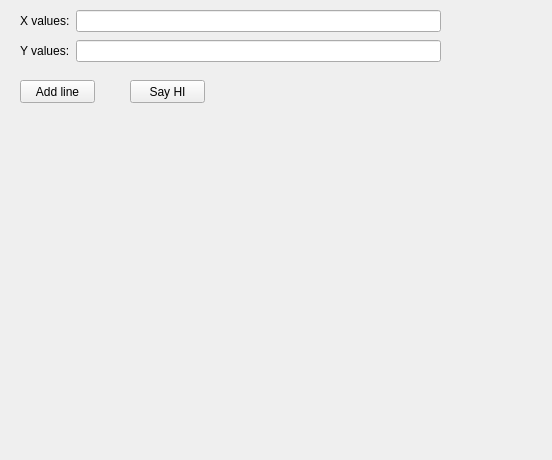
<?xml version="1.0" encoding="UTF-8"?>
<ui version="4.0">
 <class>MainWindow</class>
 <widget class="QMainWindow" name="MainWindow">
  <property name="geometry">
   <rect>
    <x>0</x>
    <y>0</y>
    <width>552</width>
    <height>460</height>
   </rect>
  </property>
  <property name="windowTitle">
   <string>MainWindow</string>
  </property>
  <widget class="QWidget" name="centralwidget">
   <widget class="QPushButton" name="AddLine">
    <property name="geometry">
     <rect>
      <x>20</x>
      <y>80</y>
      <width>75</width>
      <height>23</height>
     </rect>
    </property>
    <property name="text">
     <string>Add line</string>
    </property>
   </widget>
   <widget class="QWidget" name="gridLayoutWidget">
    <property name="geometry">
     <rect>
      <x>19</x>
      <y>119</y>
      <width>521</width>
      <height>331</height>
     </rect>
    </property>
    <layout class="QGridLayout" name="gridLayout"/>
   </widget>
   <widget class="QPushButton" name="pushButton_2">
    <property name="geometry">
     <rect>
      <x>130</x>
      <y>80</y>
      <width>75</width>
      <height>23</height>
     </rect>
    </property>
    <property name="text">
     <string>Say HI</string>
    </property>
   </widget>
   <widget class="QWidget" name="">
    <property name="geometry">
     <rect>
      <x>20</x>
      <y>10</y>
      <width>421</width>
      <height>22</height>
     </rect>
    </property>
    <layout class="QHBoxLayout" name="horizontalLayout">
     <item>
      <widget class="QLabel" name="label">
       <property name="text">
        <string>X values:</string>
       </property>
      </widget>
     </item>
     <item>
      <widget class="QLineEdit" name="xValues"/>
     </item>
    </layout>
   </widget>
   <widget class="QWidget" name="">
    <property name="geometry">
     <rect>
      <x>20</x>
      <y>40</y>
      <width>421</width>
      <height>22</height>
     </rect>
    </property>
    <layout class="QHBoxLayout" name="horizontalLayout_2">
     <item>
      <widget class="QLabel" name="label_2">
       <property name="text">
        <string>Y values:</string>
       </property>
      </widget>
     </item>
     <item>
      <widget class="QLineEdit" name="yValues"/>
     </item>
    </layout>
   </widget>
  </widget>
 </widget>
 <resources/>
 <connections/>
</ui>
